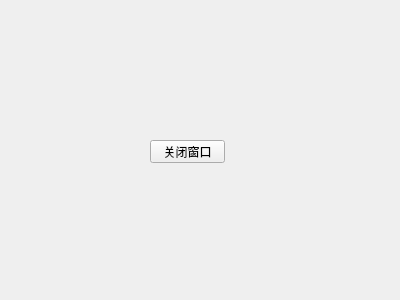
<?xml version="1.0" encoding="UTF-8"?>
<ui version="4.0">
 <class>Form</class>
 <widget class="QWidget" name="Form">
  <property name="geometry">
   <rect>
    <x>0</x>
    <y>0</y>
    <width>400</width>
    <height>300</height>
   </rect>
  </property>
  <property name="windowTitle">
   <string>Form</string>
  </property>
  <widget class="QPushButton" name="closeWinBtn">
   <property name="geometry">
    <rect>
     <x>150</x>
     <y>140</y>
     <width>75</width>
     <height>23</height>
    </rect>
   </property>
   <property name="text">
    <string>关闭窗口</string>
   </property>
  </widget>
 </widget>
 <resources/>
 <connections>
  <connection>
   <sender>closeWinBtn</sender>
   <signal>clicked()</signal>
   <receiver>Form</receiver>
   <slot>close()</slot>
   <hints>
    <hint type="sourcelabel">
     <x>179</x>
     <y>155</y>
    </hint>
    <hint type="destinationlabel">
     <x>191</x>
     <y>196</y>
    </hint>
   </hints>
  </connection>
 </connections>
</ui>
